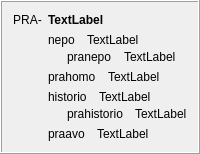
            <widget class="QFrame" name="frame_9">
             <property name="frameShape">
              <enum>QFrame::Box</enum>
             </property>
             <property name="frameShadow">
              <enum>QFrame::Raised</enum>
             </property>
             <layout class="QHBoxLayout" name="horizontalLayout_8">
              <item>
               <widget class="QLabel" name="label_241">
                <property name="sizePolicy">
                 <sizepolicy hsizetype="Maximum" vsizetype="Preferred">
                  <horstretch>0</horstretch>
                  <verstretch>0</verstretch>
                 </sizepolicy>
                </property>
                <property name="text">
                 <string>PRA-</string>
                </property>
                <property name="alignment">
                 <set>Qt::AlignHCenter|Qt::AlignTop</set>
                </property>
                <property name="tipo" stdset="0">
                 <string>afikso</string>
                </property>
               </widget>
              </item>
              <item>
               <layout class="QVBoxLayout" name="verticalLayout_63">
                <item>
                 <widget class="QLabel" name="Lec08_Label25">
                  <property name="styleSheet">
                   <string notr="true">font-weight: bold;</string>
                  </property>
                  <property name="text">
                   <string>TextLabel</string>
                  </property>
                  <property name="wordWrap">
                   <bool>true</bool>
                  </property>
                 </widget>
                </item>
                <item>
                 <layout class="QVBoxLayout" name="verticalLayout_61">
                  <property name="spacing">
                   <number>3</number>
                  </property>
                  <item>
                   <layout class="QHBoxLayout" name="horizontalLayout_525">
                    <property name="spacing">
                     <number>12</number>
                    </property>
                    <item>
                     <widget class="neklakebla_nova" name="Lec08_Button15">
                      <property name="text">
                       <string>nepo</string>
                      </property>
                      <property name="wordWrap">
                       <bool>true</bool>
                      </property>
                     </widget>
                    </item>
                    <item>
                     <widget class="QLabel" name="Lec08_Label26">
                      <property name="sizePolicy">
                       <sizepolicy hsizetype="Expanding" vsizetype="Preferred">
                        <horstretch>0</horstretch>
                        <verstretch>0</verstretch>
                       </sizepolicy>
                      </property>
                      <property name="text">
                       <string>TextLabel</string>
                      </property>
                      <property name="wordWrap">
                       <bool>true</bool>
                      </property>
                     </widget>
                    </item>
                   </layout>
                  </item>
                  <item>
                   <layout class="QHBoxLayout" name="horizontalLayout_526">
                    <property name="spacing">
                     <number>12</number>
                    </property>
                    <item>
                     <widget class="label_sago_reversa" name="label_267">
                      <property name="sizePolicy">
                       <sizepolicy hsizetype="Maximum" vsizetype="Preferred">
                        <horstretch>0</horstretch>
                        <verstretch>0</verstretch>
                       </sizepolicy>
                      </property>
                      <property name="text">
                       <string/>
                      </property>
                      <property name="pixmap">
                       <pixmap resource="../resources/ikonoj.qrc">:/ikonoj/sago_revena.png</pixmap>
                      </property>
                     </widget>
                    </item>
                    <item>
                     <widget class="neklakebla_nova" name="Lec08_Button16">
                      <property name="text">
                       <string>pranepo</string>
                      </property>
                      <property name="wordWrap">
                       <bool>true</bool>
                      </property>
                     </widget>
                    </item>
                    <item>
                     <widget class="QLabel" name="Lec08_Label27">
                      <property name="sizePolicy">
                       <sizepolicy hsizetype="Expanding" vsizetype="Preferred">
                        <horstretch>0</horstretch>
                        <verstretch>0</verstretch>
                       </sizepolicy>
                      </property>
                      <property name="text">
                       <string>TextLabel</string>
                      </property>
                      <property name="wordWrap">
                       <bool>true</bool>
                      </property>
                     </widget>
                    </item>
                   </layout>
                  </item>
                 </layout>
                </item>
                <item>
                 <layout class="QHBoxLayout" name="horizontalLayout_627">
                  <property name="spacing">
                   <number>12</number>
                  </property>
                  <item>
                   <widget class="neklakebla_nova" name="Lec08_Button26">
                    <property name="text">
                     <string>prahomo</string>
                    </property>
                    <property name="wordWrap">
                     <bool>true</bool>
                    </property>
                   </widget>
                  </item>
                  <item>
                   <widget class="QLabel" name="Lec08_Label32">
                    <property name="sizePolicy">
                     <sizepolicy hsizetype="Expanding" vsizetype="Preferred">
                      <horstretch>0</horstretch>
                      <verstretch>0</verstretch>
                     </sizepolicy>
                    </property>
                    <property name="text">
                     <string>TextLabel</string>
                    </property>
                    <property name="wordWrap">
                     <bool>true</bool>
                    </property>
                   </widget>
                  </item>
                 </layout>
                </item>
                <item>
                 <layout class="QVBoxLayout" name="verticalLayout_62">
                  <property name="spacing">
                   <number>3</number>
                  </property>
                  <item>
                   <layout class="QHBoxLayout" name="horizontalLayout_527">
                    <property name="spacing">
                     <number>12</number>
                    </property>
                    <item>
                     <widget class="neklakebla_nova" name="Lec08_Button119">
                      <property name="text">
                       <string>historio</string>
                      </property>
                      <property name="wordWrap">
                       <bool>true</bool>
                      </property>
                     </widget>
                    </item>
                    <item>
                     <widget class="QLabel" name="Lec08_Label164">
                      <property name="sizePolicy">
                       <sizepolicy hsizetype="Expanding" vsizetype="Preferred">
                        <horstretch>0</horstretch>
                        <verstretch>0</verstretch>
                       </sizepolicy>
                      </property>
                      <property name="text">
                       <string>TextLabel</string>
                      </property>
                      <property name="wordWrap">
                       <bool>true</bool>
                      </property>
                     </widget>
                    </item>
                   </layout>
                  </item>
                  <item>
                   <layout class="QHBoxLayout" name="horizontalLayout_528">
                    <property name="spacing">
                     <number>12</number>
                    </property>
                    <item>
                     <widget class="label_sago_reversa" name="label_268">
                      <property name="sizePolicy">
                       <sizepolicy hsizetype="Maximum" vsizetype="Preferred">
                        <horstretch>0</horstretch>
                        <verstretch>0</verstretch>
                       </sizepolicy>
                      </property>
                      <property name="text">
                       <string/>
                      </property>
                      <property name="pixmap">
                       <pixmap resource="../resources/ikonoj.qrc">:/ikonoj/sago_revena.png</pixmap>
                      </property>
                     </widget>
                    </item>
                    <item>
                     <widget class="neklakebla_nova" name="Lec08_Button120">
                      <property name="text">
                       <string>prahistorio</string>
                      </property>
                      <property name="wordWrap">
                       <bool>true</bool>
                      </property>
                     </widget>
                    </item>
                    <item>
                     <widget class="QLabel" name="Lec08_Label165">
                      <property name="sizePolicy">
                       <sizepolicy hsizetype="Expanding" vsizetype="Preferred">
                        <horstretch>0</horstretch>
                        <verstretch>0</verstretch>
                       </sizepolicy>
                      </property>
                      <property name="text">
                       <string>TextLabel</string>
                      </property>
                      <property name="wordWrap">
                       <bool>true</bool>
                      </property>
                     </widget>
                    </item>
                   </layout>
                  </item>
                 </layout>
                </item>
                <item>
                 <layout class="QHBoxLayout" name="horizontalLayout_626">
                  <property name="spacing">
                   <number>12</number>
                  </property>
                  <item>
                   <widget class="neklakebla_nova" name="Lec08_Button27">
                    <property name="text">
                     <string>praavo</string>
                    </property>
                    <property name="wordWrap">
                     <bool>true</bool>
                    </property>
                   </widget>
                  </item>
                  <item>
                   <widget class="QLabel" name="Lec08_Label34">
                    <property name="sizePolicy">
                     <sizepolicy hsizetype="Expanding" vsizetype="Preferred">
                      <horstretch>0</horstretch>
                      <verstretch>0</verstretch>
                     </sizepolicy>
                    </property>
                    <property name="text">
                     <string>TextLabel</string>
                    </property>
                    <property name="wordWrap">
                     <bool>true</bool>
                    </property>
                   </widget>
                  </item>
                 </layout>
                </item>
               </layout>
              </item>
             </layout>
            </widget>
